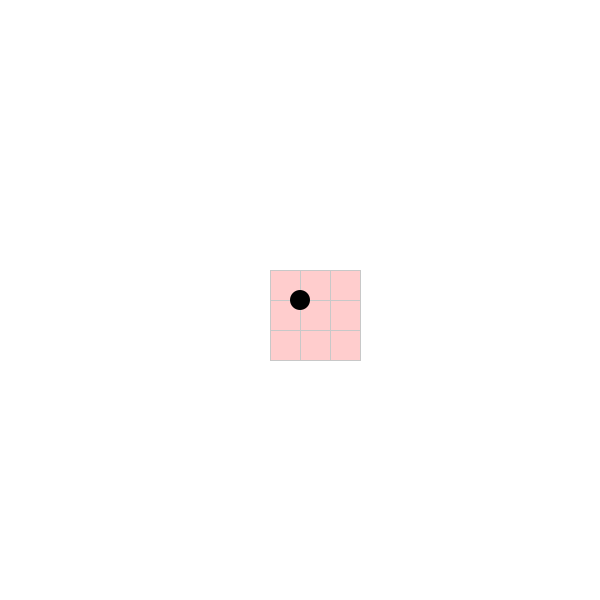
Frame 1 (no input)
Frame 60 (the mouse pressed at the canvas centre just before this capture): identical to frame 1, image omitted
Frame 120 (the mouse held since frame 60 and released just before this capture): identical to frame 1, image omitted

The Processing sketch that drew this single still picture (run headless with seeded random() and noise(); from frame 60 on, the mouse is pressed at the canvas centre):

// Processing sketch: ColliderGridTest
// ── ColliderGridTest.pde
boolean up, down, left, right;

Actor actor;
int time;

int LIFESPAN = 3;

Grid grid;

void setup()
{
  colorMode(HSB);
  
  grid = new Grid(20);
  //fullScreen();
  size(600,600);
  background(255);
  actor = new Actor();
  time = 0;
}

void draw()
{
  background(255);

  //grid.show();
  //grid.precisePlacement(actor);
  grid.loosePlacement(actor);
  grid.processActive();
  
  actor.display();
  
  //println(frameRate);
}

void keyPressed()
{
  if (key == 'w') up = true;
  if (key == 's') down = true;
  if (key == 'a') left = true;
  if (key == 'd') right = true;
}

void keyReleased()
{
  if (key == 'w') up = false;
  if (key == 's') down = false;
  if (key == 'a') left = false;
  if (key == 'd') right = false;
}

void mousePressed()
{
  
}
// ── Actor.pde
float MOMENTUM = 0.55;
float MAX_SPEED = 100;
float DAMP = 0.985;
float SIZE = 20;

class Actor
{  
  PVector pos;
  PVector vel;
  PVector acc;
  float size;
  
  Actor()
  {
    size = SIZE;
    pos = new PVector(width/2, height/2);
    vel = new PVector(0,0);
    acc = new PVector(0,0);
  }
  
  void display()
  {
    update();
    fill(0);
    noStroke();
    ellipse(pos.x, pos.y, size, size);
  }
  
  void update()
  {
    if (left) acc.x = -MOMENTUM;
    else if (right) acc.x = MOMENTUM;
    else acc.x = 0;
    if (up) acc.y = -MOMENTUM;
    else if (down) acc.y = MOMENTUM;
    else acc.y = 0;
    
    vel.add(acc);
    vel.mult(DAMP);
    pos.add(vel);
    
    if (pos.x < grid.cell_size+size/2) { pos.x = grid.cell_size+size/2; vel.x = 0; }
    else if (pos.x > width-grid.cell_size-size/2) { pos.x = width-grid.cell_size-size/2; vel.x = 0; }
    if (pos.y < grid.cell_size+size/2) { pos.y = grid.cell_size+size/2; vel.y = 0; }
    else if (pos.y > (grid.vsize-1)*grid.cell_size-size/2) { pos.y = (grid.vsize-1)*grid.cell_size-size/2; vel.y = 0; }
  }
}
// ── Cell.pde
class Cell
{
	int ix, iy;
	float cell_size;
	float x, y;
	color shade, border;

	Cell(int row, int col, float cs)
	{
		ix = col;
		iy = row;
		cell_size = cs;

		x = iy*cs;
		y = ix*cs;

		shade = color(255);
  	border = color(200);
	}

	void show()
	{
	  noFill();
		stroke(border);
		rect(x,y,cell_size,cell_size);
	}

  void show(color c)
  {
    fill(c);
    stroke(border);
    rect(x,y,cell_size,cell_size);
  }

	void setColor(color c)
	{
		shade = c;
	}

	void setBorder(color c)
	{
    border = c;
	}
}
// ── Grid.pde
class Grid
{
	Cell[][] cells;
	float cell_size;
	int size, vsize;
  ArrayList<Cell> activeCells;

	Grid(int s)
	{
		size = s;
		cell_size = width/float(size);
		vsize = floor(height/cell_size);

		cells = new Cell[vsize][size];
    activeCells = new ArrayList<Cell>();

		for (int y=0; y<vsize; ++y)
		{
			for (int x=0; x<size; ++x)
			{
				cells[y][x] = new Cell(x, y, cell_size);
			}
		}
	}

	void show()
	{
		for (int y=0; y<vsize; ++y)
		{
			for (int x=0; x<size; ++x)
			{
				cells[y][x].show();
			}
		}
	}

	Cell cell(float x, float y)
	{
		int i = floor(x/cell_size);
		int j = floor(y/cell_size);

		return cells[j][i];
	}

	void precisePlacement(Actor a)
	{
		float hsize = a.size/2.0;
		// Up, Down, Right, Left
		boolean Uc = false, Dc = false, Rc = false, Lc = false;

		int i = floor(a.pos.x/cell_size);
		int j = floor(a.pos.y/cell_size);

		if (floor((a.pos.x+hsize+0.1)/cell_size)>i)
			Rc = true;
		if (floor((a.pos.x-hsize-0.1)/cell_size)<i)
			Lc = true;
		if (floor((a.pos.y+hsize+0.1)/cell_size)>j)
			Dc = true;
		if (floor((a.pos.y-hsize-0.1)/cell_size)<j)
			Uc = true;

    activeCells.clear();
    
    activeCells.add(cells[j][i]);
    if (Lc) activeCells.add(cells[j][i-1]);
    if (Rc) activeCells.add(cells[j][i+1]);
		if (Uc)
    {
      activeCells.add(cells[j-1][i]);
      if (Lc) activeCells.add(cells[j-1][i-1]);
      if (Rc) activeCells.add(cells[j-1][i+1]);
    }
		if (Dc)
    {
      activeCells.add(cells[j+1][i]);
      if (Lc) activeCells.add(cells[j+1][i-1]);
      if (Rc) activeCells.add(cells[j+1][i+1]);
    }
	}

  void loosePlacement(Actor a)
  {
    int i = floor(a.pos.x/cell_size);
    int j = floor(a.pos.y/cell_size);

    activeCells.clear();
    
    activeCells.add(cells[j-1][i-1]);
    activeCells.add(cells[j-1][i]);
    activeCells.add(cells[j-1][i+1]);
    activeCells.add(cells[j][i-1]);
    activeCells.add(cells[j][i]);
    activeCells.add(cells[j][i+1]);
    activeCells.add(cells[j+1][i-1]);
    activeCells.add(cells[j+1][i]);
    activeCells.add(cells[j+1][i+1]);
  }

	void processActive()
	{
		for (Cell C : activeCells)
			C.show(color(0,50,255));
	}
}
